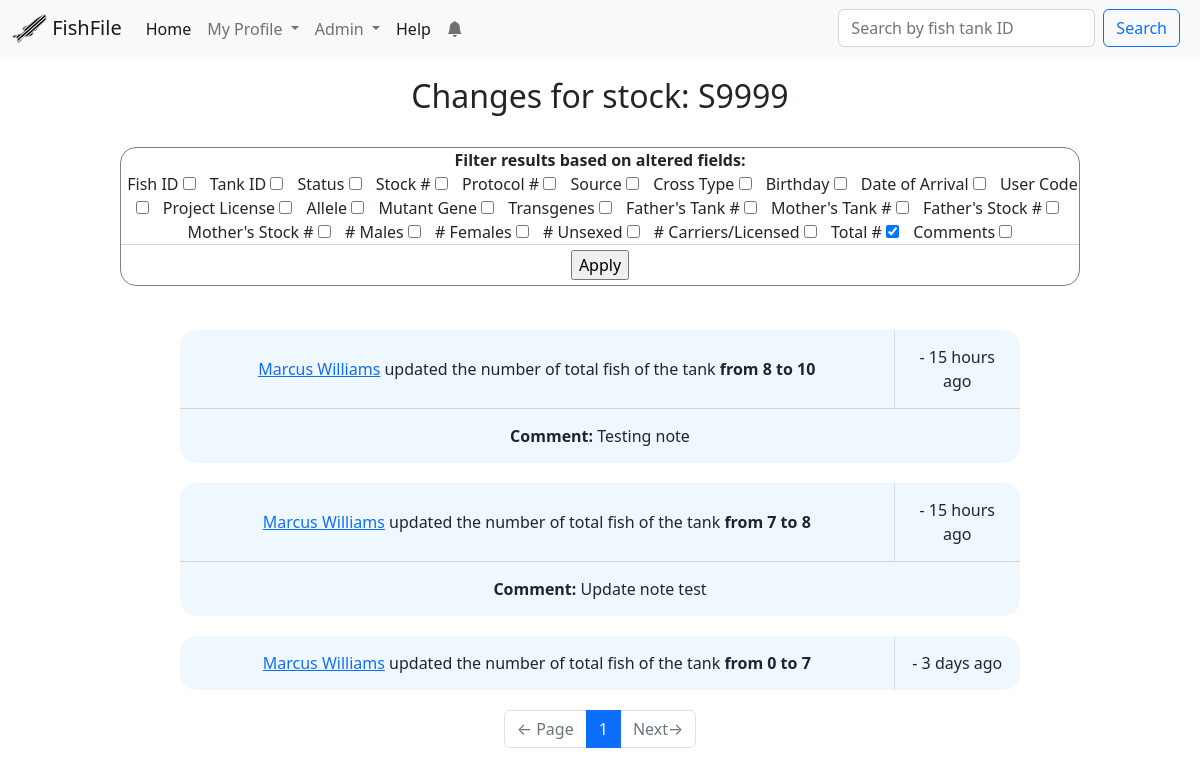
The app's page /stock/S9999/changes/total (signed in) with its own data.
### app/models.py (models this page shows, shortened)
class Change(db.Model):
    id = db.Column(db.Integer, primary_key=True)
    user_id = db.Column(db.Integer, db.ForeignKey("user.id"))
    fish_id = db.Column(db.Integer, db.ForeignKey("fish.id"))
    action = db.Column(db.String(64))
    contents = db.Column(db.String(64))
    field = db.Column(db.String(64))
    old = db.Column(db.Text())
    new = db.Column(db.Text())
    time = db.Column(db.DateTime, default=datetime.utcnow)
    note = db.Column(db.Text())
    notification_id = db.Column(db.Integer, db.ForeignKey("notification.id"))

class User(UserMixin, db.Model):
    id = db.Column(db.Integer, primary_key=True)
    first_name = db.Column(db.String(64), index=True)
    last_name = db.Column(db.String(64), index=True)
    email = db.Column(db.String(120), index=True, unique=True)
    username = db.Column(db.String(64), index=True)
    password_hash = db.Column(db.String(128))
    last_seen = db.Column(db.DateTime, default=datetime.utcnow)
    is_verified = db.Column(db.Boolean, default=False)
    project_license = db.Column(db.String(120))
    personal_license = db.Column(db.String(120))
    personal_document = db.Column(db.Boolean, default=False)
    project_document = db.Column(db.Boolean, default=False)
    role = db.Column(db.String(32), default="User")
    code = db.Column(db.String(32), index=True)
    changes = db.relationship("Change", backref="user", lazy="dynamic")
    notifications = db.relationship(
        "Notification", backref="user", lazy="dynamic", cascade="all, delete"
    )
    last_notification_read_time = db.Column(db.DateTime)
    reminders = db.relationship(
        "Reminder", backref="user", lazy="dynamic", cascade="all, delete"
    )
    def isOwner(self):
        return self.role == "Owner"
    def isAdmin(self):
        return self.role in ("Admin", "Owner")
    def new_notifications(self):
        last_read_time = self.last_notification_read_time or datetime(1900, 1, 1)
        return (
            Notification.query.filter_by(user=self)
            .filter(Notification.time > last_read_time)
            .count()
        )

### app/main/routes.py (the view, shortened to what this page needs)
@bp.route("/stock/<stock>/changes/<filters>", methods=["GET", "POST"])
@login_required
@requires_roles("User", "Researcher", "Admin", "Owner")
def stock_changes(stock, filters="all"):
    form = FilterChanges()
    page = request.args.get("page", 1, type=int)
    filter_list = filters.split(" ")
    if filters == "all":
        changes = (
            Change.query.filter(Change.fish.has(stock=stock))
            .order_by(Change.time.desc())
            .paginate(page, current_app.config["CHANGES_PER_PAGE"], False)
        )
    else:
        for filter in filter_list:
            if "changes" in locals():
                changes = changes.union(Change.query.filter_by(field=filter))
            else:
                changes = Change.query.filter_by(field=filter).filter(
                    Change.fish.has(stock=stock)
                )
        changes = changes.order_by(Change.time.desc()).paginate(
            page, current_app.config["CHANGES_PER_PAGE"], False
        )
    next_url = (
        url_for("main.stock_changes", stock=stock, page=changes.next_num)
        if changes.has_next
        else None
    )
    prev_url = (
        url_for("main.stock_changes", stock=stock, page=changes.prev_num)
        if changes.has_prev
        else None
    )
    return render_template(
        "stock_changes.html",
        form=form,
        title=f"{stock} changes",
        changes=changes.items,
        stock=stock,
        pagination=changes,
        next_url=next_url,
        prev_url=prev_url,
        filters=filter_list
    )

### app/main/forms.py
class SimpleSearch(FlaskForm):
    search = StringField("Search by fish tank ID", validators=[DataRequired()])
    submit = SubmitField("Search")
    def __init__(self, *args, **kwargs):
        if "formdata" not in kwargs:
            kwargs["formdata"] = request.args
        if "csrf_enabled" not in kwargs:
            kwargs["csrf_enabled"] = False
        super(SimpleSearch, self).__init__(*args, **kwargs)

class EmptyForm(FlaskForm):
    submit = SubmitField("Submit")

### app/main/routes.py (called while the page is built)
@bp.before_request
def before_request():
    if current_user.is_authenticated:
        current_user.last_seen = datetime.utcnow()
        db.session.commit()
        g.search_form = SimpleSearch()
        g.clearNotifsForm = EmptyForm()

### app/models.py (called while the page is built)
@login.user_loader
def load_user(id):
    return User.query.get(int(id))

def requires_roles(*roles):
    def wrapper(f):
        @wraps(f)
        def wrapped(*args, **kwargs):
            if current_app.testing == True:
                return f(*args, **kwargs)
            if current_user.role not in roles:
                abort(403)
            return f(*args, **kwargs)
        return wrapped
    return wrapper

    def __repr__(self):
        return f"Stock: {self.stock}, Tank: {self.tank_id}, ID: {self.fish_id}"

### app/templates/stock_changes.html (shortened to what this page needs)
{% extends "base.html" %}
{% block content %}
    <h2>Changes for stock: {{stock}}</h2>
    <br>
    <div id="filterChangeForm">
        <b>Filter results based on altered fields:</b>
        <form action="", method = "post">
            {%for field in form%}
                <tr>
                {% if field.type == "BooleanField" %}
                    {% if field.id in filters%}
                        <span class="filterChangeOption">{{ field.label }} {{ field(checked=True) }}</span>
                    {%else%}
                        <span class="filterChangeOption">{{ field.label }} {{ field }}</span>
                    {%endif%}
                {% elif field.type == "SubmitField"%}
                    <div id="filterChangesSubmit">{{ field() }}</div>
                {% endif %}
                </tr>
            {%endfor%}
        </form>
    </div>
    <br>
    {% if changes %}
            {%for change in changes%}
                {%include 'subtemplates/_fishchange.html'%}
            {%endfor%}
            <div id="pageNavigation">
                <nav aria-label="Page navigation">
                    <ul class="pagination justify-content-center">
                        <li class=" page-item {% if not prev_url %} disabled{% endif %}">
                            <a class=" page-link" href="{{ prev_url or '#' }}">
                                <span aria-hidden="true">&larr;</span> Page
                            </a>
                        </li>
                        {% for page in pagination.iter_pages(1,2,3,1) %}
                            {% if page %}
                                {% if page != pagination.page %}
                                    {%if filters == ["all"]%}
                                        <li class = "page-item"><a class = "page-link" href="{{url_for('main.fishchange',id=fish.id,filters = ' '.join(filters), page=page)}}">{{ page }}</a></li>
                                    {%else%}
                                        <li class = "page-item"><a class = "page-link" href="{{url_for('main.fishchange',id=fish.id, filters = ' '.join(filters), page=page)}}">{{ page }}</a></li>
                                    {%endif%}
                                {% else %}
                                    <li class="page-item active"><a class = "page-link">{{ page }}</a></li>
                                {% endif %}
                            {% else %}
                                <li class="page-item disabled"><a class = "page-link" >…</a></li>
                            {% endif %}
                        {% endfor %}
                        <li class="page-item {% if not next_url %} disabled{% endif %}">
                            <a class=" page-link" href="{{ next_url or '#' }}">
                                Next<span aria-hidden="true">&rarr;</span>
                            </a>
                        </li>
                    </ul>
                </nav>
            </div>
    {%else%}
        <p>There are no changes to show...</p>
    {%endif%}
{%endblock%}

### app/templates/subtemplates/_fishchange.html
{%if change.action == "Added"%}
<table class="fishChange" >
    <tr class="fishChangeRow">
        <td class = "fishChangeDetails"><a href="{{url_for('main.user', username = change.user.username)}}">{{change.user.first_name}} {{change.user.last_name}}</a> added the fish to the database</td>
        <td> - {{ moment(change.time).fromNow() }} </td>
    </tr>
</table>
{%elif change.action == "Updated"%}
    {%if change.contents in ["links", "photos"]%}
        <table class="fishChange">
            <tr class="fishChangeRow">
                <td class = "fishChangeDetails"><a href="{{url_for('main.user', username = change.user.username)}}">{{change.user.first_name}} {{change.user.last_name}}</a> updated the {{change.contents}} of the tank</td>
                <td> - {{ moment(change.time).fromNow() }} </td>
            </tr>
        </table>
    {%else%}
        <table class="fishChange">
            <tr class="fishChangeRow">
                <td class = "fishChangeDetails"><a href="{{url_for('main.user', username = change.user.username)}}">{{change.user.first_name}} {{change.user.last_name}}</a> updated the {{change.contents}} of the tank <b>from {{change.old}} to {{change.new}}</b></td>
                <td> - {{ moment(change.time).fromNow() }} </td>
            </tr>
            {%  if change.note != None %}
                <tr>
                    <td colspan="2" style="border-top: 1px solid lightgrey;"><b>Comment: </b>{{change.note}}</td>
                </tr>
            {%endif%}
        </table>
    {%endif%}
{%endif%}

### app/static/styles/style.css (style rules this page uses)
.fishChange { margin: auto; margin-top: 20px; border-collapse: collapse; border-radius: 1em; background-color:aliceblue; width:70%; }
.fishChange td { padding: 15px; }
.fishChangeDetails { border-right: 1px #ddd solid; width:85%; }
#filterChangeForm { margin: auto; width:80%; border: 1px gray solid; border-radius: 1em; }
.filterChangeOption { padding: 5px; }
#filterChangesSubmit { padding: 5px; border-top:1px solid lightgray ; }
#pageNavigation { margin:auto; text-align: center; margin-top: 20px; margin-bottom: 20px; }
#pageNavigation ul { margin: 0; }
#pageNavigation li { margin: 0; padding: 0; }

### records on screen
Change: user.first_name "Marcus", user.last_name "Williams", contents "number of total fish", old "8", new "10", time "15 hours ago", note "Testing note"
Change: user.first_name "Marcus", user.last_name "Williams", contents "number of total fish", old "7", new "8", time "15 hours ago", note "Update note test"
Change: user.first_name "Marcus", user.last_name "Williams", contents "number of total fish", old "0", new "7", time "3 days ago"

### other values on screen
{{ config["WEBSITE_NAME"] }} "FishFile"
{{ stock }} "S9999"
{{ field.label }} "Fish ID" "Tank ID" "Status" "Stock #" "Protocol #" "Source" "Cross Type" "Birthday" "Date of Arrival" "User Code" "Project License" "Allele" "Mutant Gene" "Transgenes" "Father's Tank #" "Mother's Tank #" "Father's Stock #" "Mother's Stock #" "# Males" "# Females" "# Unsexed" "# Carriers/Licensed" "Comments"
{{ field.label }} "Total #"
{{ page }} "1"
